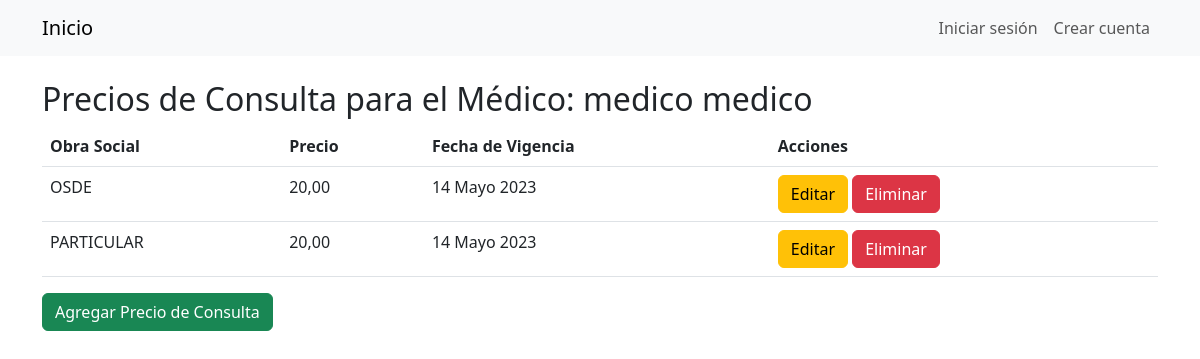
The app's page /medicos/57/precios/ with its own data.
### Gestion/models/medico.py (models this page shows, shortened)
class Medico(models.Model):
    usuario = models.OneToOneField(Usuario, on_delete=models.CASCADE, primary_key=True)
    especialidades = models.ManyToManyField('EspecialidadMedica')
    matricula = models.IntegerField()
    obra_social = models.ManyToManyField('ObraSocial', blank=True, through='PrecioConsulta', related_name='medicos')
    class Meta:
        verbose_name='Medico'
        verbose_name_plural = 'Medicos'
    def __str__(self):
        return f'{self.usuario.nombre} {self.usuario.apellido}'

class PrecioConsulta(models.Model):
    medico = models.ForeignKey('Medico', on_delete=models.CASCADE)
    obra_social = models.ForeignKey('ObraSocial', on_delete=models.CASCADE)
    precio = models.DecimalField(max_digits=10, decimal_places=2)
    fecha_vigencia = models.DateField(default=timezone.now)
    class Meta:
        unique_together = ('medico', 'obra_social')

class ObraSocial(models.Model):
    nombre = models.CharField(max_length=100)
    def __str__(self):
        return self.nombre

### Gestion/models/usuario.py (models this page shows, shortened)
class Usuario(AbstractBaseUser):
    dni = models.IntegerField(unique=True)
    nombre = models.CharField(max_length=30)
    apellido = models.CharField(max_length=30)
    email = models.EmailField(max_length=60)
    telefono = models.CharField(max_length=12)
    is_active = models.BooleanField(default=True)
    is_staff = models.BooleanField(default=False)
    is_superuser = models.BooleanField(default=False)
    groups = models.ManyToManyField(
        Group,
        verbose_name='grupos',
        blank=True,
        help_text='Los grupos a los que pertenece el usuario.',
        related_name='user_set'
    )
    user_permissions = models.ManyToManyField(
        Permission,
        verbose_name='permisos',
        blank=True,
        help_text='Permisos específicos para este usuario.',
        related_name='user_set'
    )
    USERNAME_FIELD = 'dni'
    REQUIRED_FIELDS = ['nombre', 'apellido', 'email', 'telefono']
    objects = UsuarioManager()

### Gestion/views.py (the view)
# urls.py: path('medicos/<int:pk>/precios/', views.MedicoObraSocialListView.as_view(), name='medico_precioconsulta_list'),
class MedicoObraSocialListView(generic.ListView):
    model = PrecioConsulta
    template_name = 'medico/medico_precioconsulta_list.html'
    context_object_name = 'precioconsulta_list'
    def get_queryset(self):
        self.medico = Medico.objects.get(pk=self.kwargs['pk'])
        return PrecioConsulta.objects.filter(medico=self.medico)
    def get_context_data(self, **kwargs):
        context = super().get_context_data(**kwargs)
        context['medico'] = self.medico
        return context

### Gestion/templates/medico/medico_precioconsulta_list.html
{% extends 'base.html' %}
{% block content %}
    <h2>Precios de Consulta para el Médico: {{ medico }}</h2>
    <table class="table">
        <thead>
            <tr>
                <th>Obra Social</th>
                <th>Precio</th>
                <th>Fecha de Vigencia</th>
                <th>Acciones</th>
            </tr>
        </thead>
        <tbody>
            {% for precioconsulta in object_list %}
                <tr>
                    <td>{{ precioconsulta.obra_social }}</td>
                    <td>{{ precioconsulta.precio }}</td>
                    <td>{{ precioconsulta.fecha_vigencia }}</td>
                    <td>
                        <a href="{% url 'medico_precioconsulta_update' medico_pk=medico.pk pk=precioconsulta.pk %}" class="btn btn-warning">Editar</a>
                        <a href="{% url 'medico_precioconsulta_delete' medico_pk=medico.pk pk=precioconsulta.pk %}" class="btn btn-danger">Eliminar</a>
                    </td>
                </tr>
            {% empty %}
                <tr>
                    <td colspan="4">No hay Precios de Consulta registrados para este Médico.</td>
                </tr>
            {% endfor %}
        </tbody>
    </table>
    <a href="{% url 'medico_precioconsulta_create' pk=medico.pk %}" class="btn btn-success">Agregar Precio de Consulta</a>
{% endblock %}

### records on screen
Medico: usuario_id.apellido "medico medico"
PrecioConsulta: obra_social "OSDE", precio "20,00", fecha_vigencia "14 Mayo 2023"
PrecioConsulta: obra_social "PARTICULAR", precio "20,00", fecha_vigencia "14 Mayo 2023"
